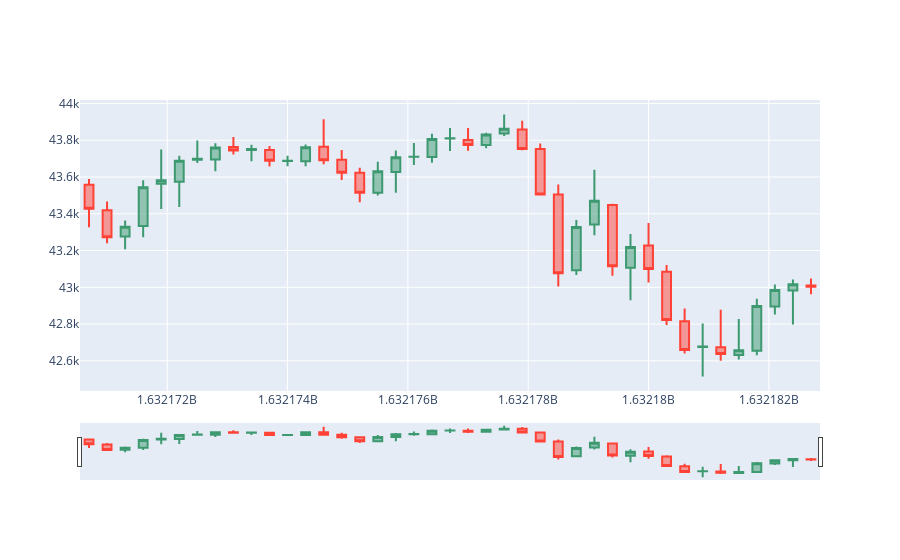

The notebook cell this image was saved under:
### Markdown cell above
## Different frequency

- ohlc dataframe with differenct frequency.
- Single series with different frequency.

### Code cell
from script.morestats import ohlcv_with_frequency, ts_with_frequency
import plotly.graph_objects as go
btc = crypto_df[crypto_df["Asset_ID"]==1] # Asset_ID = 1 for Bitcoin
btc_mini = btc.iloc[-200:,:] # Select recent data row
print(btc_mini.head())

btc_mini=ohlcv_with_frequency(df=btc_mini,frequency='5min')
print(btc_mini.head())
fig = go.Figure(data=[go.Candlestick(x=btc_mini.index, 
                                    open=btc_mini['Open'], 
                                    high=btc_mini['High'], 
                                    low=btc_mini['Low'], 
                                    close=btc_mini['Close'])])
fig.show()
